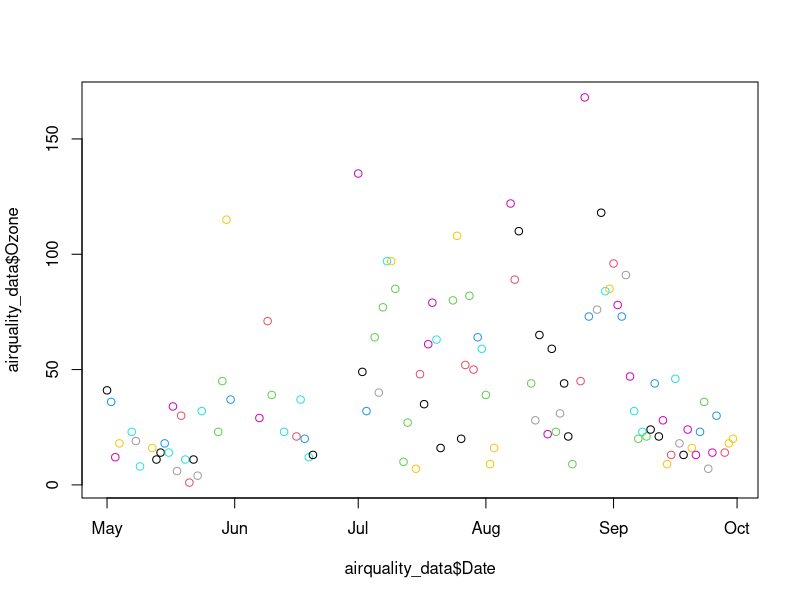
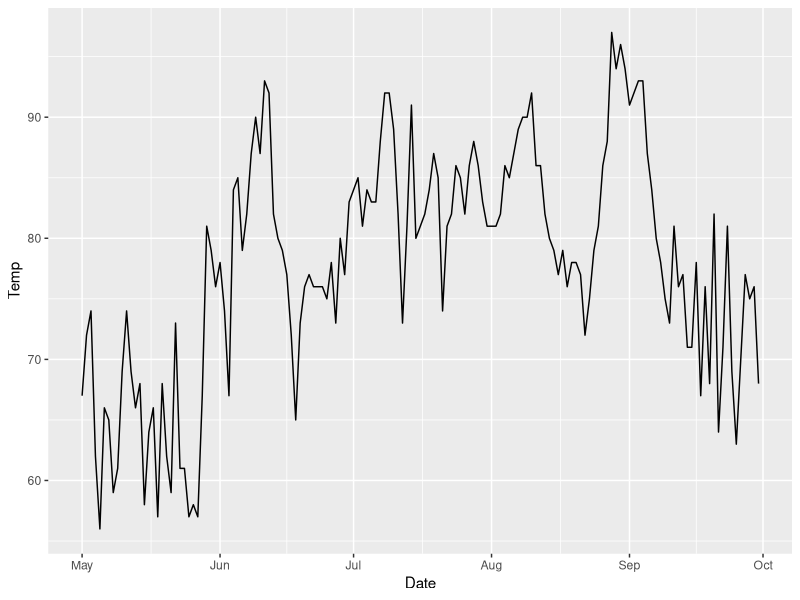
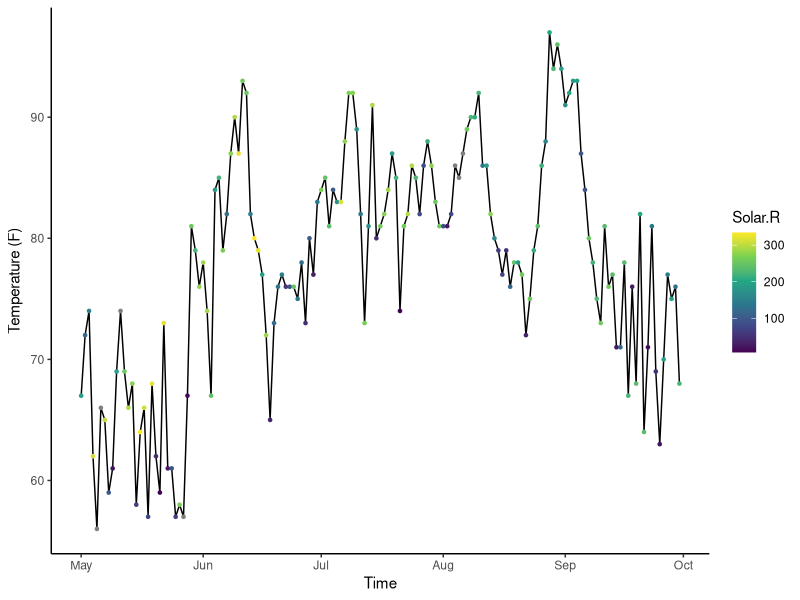

R code for these plots, in order:
## ---- chunk 1
library(tidyverse)
airquality_data <- datasets::airquality
#adding Date
airquality_data$Date <- seq(as.Date("1973/05/01"), as.Date("1973/09/30"), 1)

plot(airquality_data$Date, airquality_data$Ozone, col = as.factor(airquality_data$Solar.R))

ggplot(data = airquality_data, aes(x = Date, y = Temp)) +
  geom_line()

ggplot(
    data = airquality_data,
    aes(x = Date, y = Temp)) +
  geom_line() +
  geom_point(aes(color = Solar.R), size = 0.9) +
  labs(x = "Time", 
       y = expression(paste("Temperature (F)"))) +
  scale_color_viridis_c(direction = 1) + # inverse color scale is more intuitive here
  theme_classic()
